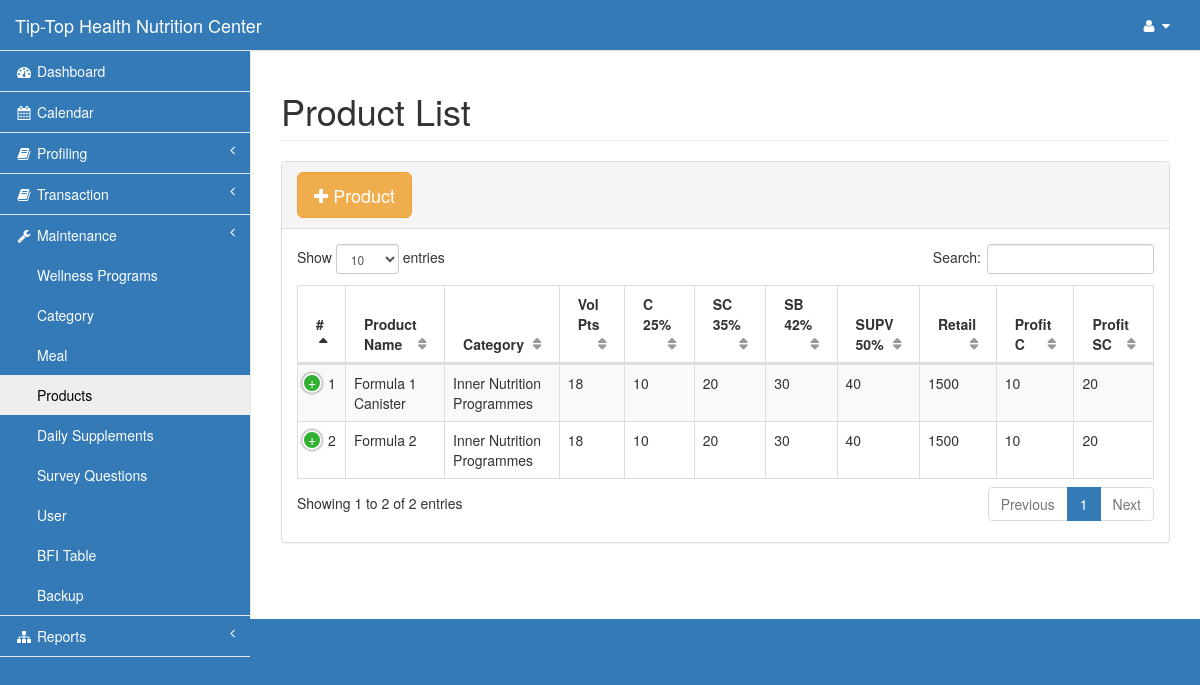
/pages/products.php (signed in), run on the app's committed database.
### tables this page shows
CREATE TABLE `product` (
  `prod_id` int(11) NOT NULL,
  `prod_name` varchar(30) NOT NULL,
  `vol_pts` int(11) NOT NULL,
  `c` int(11) NOT NULL,
  `sc` int(11) NOT NULL,
  `sb` int(11) NOT NULL,
  `supv` int(11) NOT NULL,
  `retail` int(11) NOT NULL,
  `profitc` int(11) NOT NULL,
  `profitsc` int(11) NOT NULL,
  `profitsb` int(11) NOT NULL,
  `profitsupv` int(11) NOT NULL,
  `qty` int(11) NOT NULL,
  `reorder` int(11) NOT NULL,
  `cat_id` int(11) NOT NULL
);

CREATE TABLE `category` (
  `cat_id` int(11) NOT NULL,
  `cat_name` varchar(50) NOT NULL
);

### pages/products.php (the view, shortened to what this page needs)
<?php include('session.php');?>
<!DOCTYPE html>
<html lang="en">
<head>
    <?php include('css.php');?>
</head>
<body>
    <div id="wrapper">
        <?php include('nav.php');?>
        <div id="page-wrapper">
            <div class="row">
                <div class="col-lg-12">
                    <h1 class="page-header">Product List</h1>
                </div>
            </div>
            <div class="row">
                <div class="col-lg-12">
                    <div class="panel panel-default">
                        <div class="panel-heading">
                            <button type="button" class="btn btn-warning btn-lg" data-toggle="modal" data-target="#myModal"><i class="fa fa-plus"></i> Product </button>
                        </div>
                        <div class="panel-body">
                            <table width="100%" class="table table-striped table-bordered table-hover" id="dataTables-example">
                                <thead>
                                    <tr>
                                        <th>#</th>
                                        <th>Product Name</th>
                                        <th>Category</th>
                                        <th>Vol Pts</th>
                                        <th>C 25%</th>
                                        <th>SC 35%</th>
                                        <th>SB 42%</th>
                                        <th>SUPV 50%</th>
                                        <th>Retail</th>
                                        <th>Profit C</th>
                                        <th>Profit SC</th>
                                    </tr>
                                </thead>
                                <tbody>
<?php
        $query=mysqli_query($con,"select * from product natural join category order by prod_name")or die(mysqli_error($con));
            $i=1;
          while ($row=mysqli_fetch_array($query)){
?>
                                    <tr class="odd gradeX">
                                        <td class="center"><?php echo $i;?></td>
                                        <td><?php echo $row['prod_name'];?></td>
                                        <td><?php echo $row['cat_name'];?></td>
                                        <td><?php echo $row['vol_pts'];?></td>
                                        <td><?php echo $row['c'];?></td>
                                        <td><?php echo $row['sc'];?></td>
                                        <td><?php echo $row['sb'];?></td>
                                        <td><?php echo $row['supv'];?></td>
                                        <td><?php echo $row['retail'];?></td>
                                        <td><?php echo $row['profitc'];?></td>
                                        <td><?php echo $row['profitsc'];?></td>
                                    </tr>
<?php $i++;}?>
                                </tbody>
                            </table>
                    </div>
                </div>
            </div>
        </div>
    </div>
</body>
</html>

### pages/css.php (style rules this page uses)
.navbar-default, body { background-color: #337ab7!important; }

### data on the page
product: prod_name "Formula 1 Canister", cat.cat_name "Inner Nutrition Programmes", vol_pts "18", c "10", sc "20", sb "30", supv "40", retail "1500", profitc "10", profitsc "20"
product: prod_name "Formula 2", cat.cat_name "Inner Nutrition Programmes", vol_pts "18", c "10", sc "20", sb "30", supv "40", retail "1500", profitc "10", profitsc "20"
